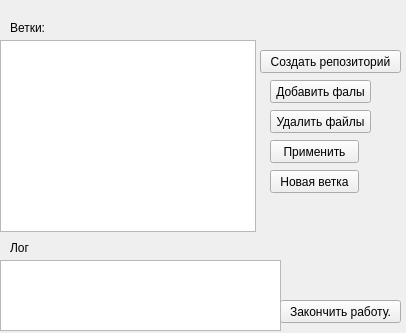
<?xml version="1.0" encoding="UTF-8"?>
<ui version="4.0">
 <class>mainForm</class>
 <widget class="QWidget" name="mainForm">
  <property name="windowModality">
   <enum>Qt::WindowModal</enum>
  </property>
  <property name="geometry">
   <rect>
    <x>0</x>
    <y>0</y>
    <width>406</width>
    <height>333</height>
   </rect>
  </property>
  <property name="windowTitle">
   <string>GitPy</string>
  </property>
  <widget class="QPushButton" name="createButton">
   <property name="geometry">
    <rect>
     <x>260</x>
     <y>50</y>
     <width>141</width>
     <height>23</height>
    </rect>
   </property>
   <property name="text">
    <string>Создать репозиторий</string>
   </property>
  </widget>
  <widget class="QPushButton" name="commitButton">
   <property name="geometry">
    <rect>
     <x>270</x>
     <y>140</y>
     <width>89</width>
     <height>23</height>
    </rect>
   </property>
   <property name="text">
    <string>Применить</string>
   </property>
  </widget>
  <widget class="QPushButton" name="newbranchButton">
   <property name="geometry">
    <rect>
     <x>270</x>
     <y>170</y>
     <width>89</width>
     <height>23</height>
    </rect>
   </property>
   <property name="text">
    <string>Новая ветка</string>
   </property>
  </widget>
  <widget class="QPushButton" name="quitButton">
   <property name="geometry">
    <rect>
     <x>280</x>
     <y>300</y>
     <width>121</width>
     <height>23</height>
    </rect>
   </property>
   <property name="text">
    <string>Закончить работу.</string>
   </property>
  </widget>
  <widget class="QTextEdit" name="logEdit">
   <property name="geometry">
    <rect>
     <x>0</x>
     <y>260</y>
     <width>281</width>
     <height>71</height>
    </rect>
   </property>
  </widget>
  <widget class="QPushButton" name="addfilesButton">
   <property name="geometry">
    <rect>
     <x>270</x>
     <y>80</y>
     <width>101</width>
     <height>23</height>
    </rect>
   </property>
   <property name="text">
    <string>Добавить фалы</string>
   </property>
  </widget>
  <widget class="QPushButton" name="delfilesButton">
   <property name="geometry">
    <rect>
     <x>270</x>
     <y>110</y>
     <width>101</width>
     <height>23</height>
    </rect>
   </property>
   <property name="text">
    <string>Удалить файлы</string>
   </property>
  </widget>
  <widget class="QTreeView" name="branchtreeView">
   <property name="geometry">
    <rect>
     <x>0</x>
     <y>40</y>
     <width>256</width>
     <height>192</height>
    </rect>
   </property>
  </widget>
  <widget class="QLabel" name="label">
   <property name="geometry">
    <rect>
     <x>10</x>
     <y>20</y>
     <width>41</width>
     <height>16</height>
    </rect>
   </property>
   <property name="text">
    <string>Ветки:</string>
   </property>
  </widget>
  <widget class="QLabel" name="label_2">
   <property name="geometry">
    <rect>
     <x>10</x>
     <y>240</y>
     <width>31</width>
     <height>16</height>
    </rect>
   </property>
   <property name="text">
    <string>Лог</string>
   </property>
  </widget>
 </widget>
 <resources/>
 <connections/>
</ui>
